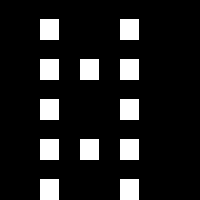

This game map was drawn from its Tiled (.tmx) file and the tilesets committed beside it. A one-line description and the trimmed map source follow:
An orthogonal 5x5 tile map with 40x40 px tiles, 1 tile layer (Layer 1).

<map version="1.0" orientation="orthogonal" width="5" height="5" tilewidth="40" tileheight="40">
 <tileset firstgid="1" name="texture" tilewidth="40" tileheight="40" spacing="4" margin="4">
  <image source="texture.png" />
 </tileset>
 <layer name="Layer 1" width="5" height="5">
  <data>[25 cells, 12 non-empty, 1 distinct tile ids]</data>
 </layer>
</map>
